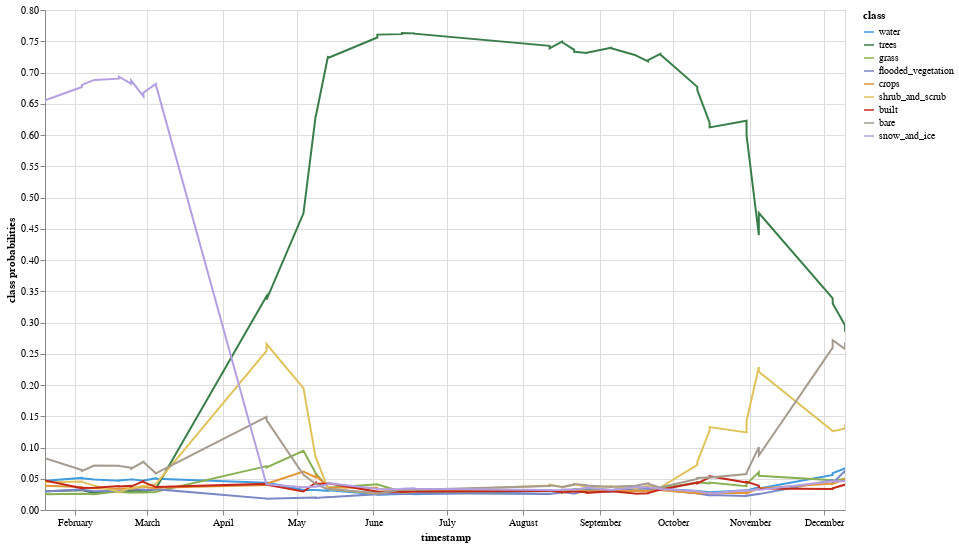

Write notebook code for a chart like this one.
### Markdown cell above
We are now ready to create a chart showing changes in class probabilities through the year. We will use the [Vega-Altair statistical visualization library](https://altair-viz.github.io/) that is useful for exploratory data analysis.

### Code cell
alt.Chart(chart_source).mark_line(strokeWidth=2).encode(
    x='timestamp:T',
    y=alt.Y('value', axis=alt.Axis(title='class probabilities')),
    color=alt.Color(
        'class',
        scale=alt.Scale(domain=dw_band_names, range=dw_palette)
    ),
    tooltip=['class', 'value', 'timestamp:T']
).interactive(bind_y=False).properties(width=800, height=500)

### Figure 1 — Vega-Lite specification as saved in the notebook (floating-point values rounded to 4 significant figures; data arrays with more than 128 entries replaced by an {"elided": "..."} marker saying what was removed)
{"config": {"view": {"continuousWidth": 400, "continuousHeight": 300}}, "data": {"name": "data-bb5f623981c0abc61b12f67c76db9c91"}, "mark": {"type": "line", "strokeWidth": 2}, "encoding": {"color": {"field": "class", "scale": {"domain": ["water", "trees", "grass", "flooded_vegetation", "crops", "shrub_and_scrub", "built", "bare", "snow_and_ice"], "range": ["#419BDF", "#397D49", "#88B053", "#7A87C6", "#E49635", "#DFC35A", "#C4281B", "#A59B8F", "#B39FE1"]}, "type": "nominal"}, "tooltip": [{"field": "class", "type": "nominal"}, {"field": "value", "type": "quantitative"}, {"field": "timestamp", "type": "temporal"}], "x": {"field": "timestamp", "type": "temporal"}, "y": {"axis": {"title": "class probabilities"}, "field": "value", "type": "quantitative"}}, "height": 500, "selection": {"selector001": {"type": "interval", "bind": "scales", "encodings": ["x"]}}, "width": 800, "$schema": "https://vega.github.io/schema/vega-lite/v4.17.0.json", "datasets": {"data-bb5f623981c0abc61b12f67c76db9c91": {"elided": "486 records"}}}
